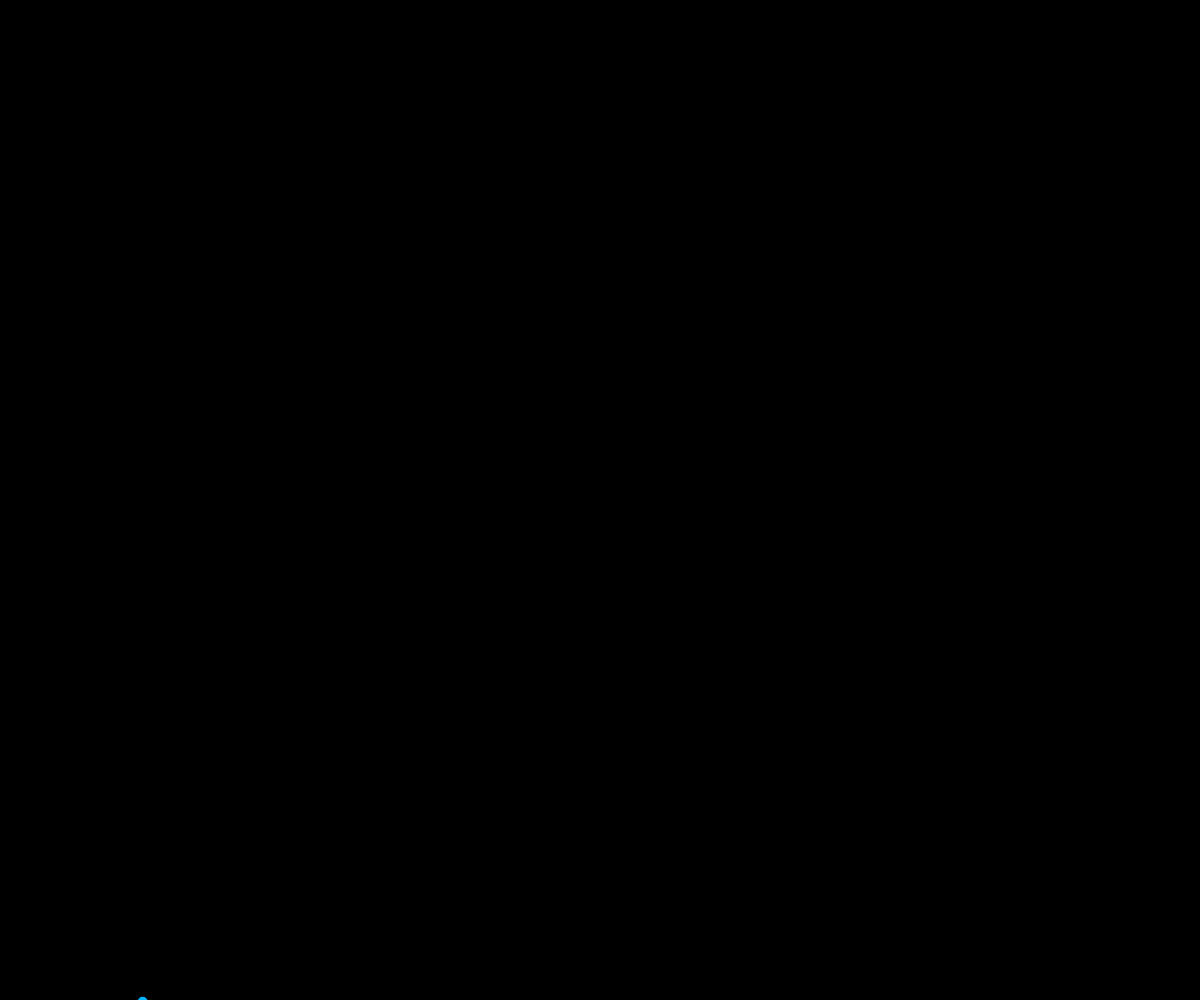
Frame 1 (no input)
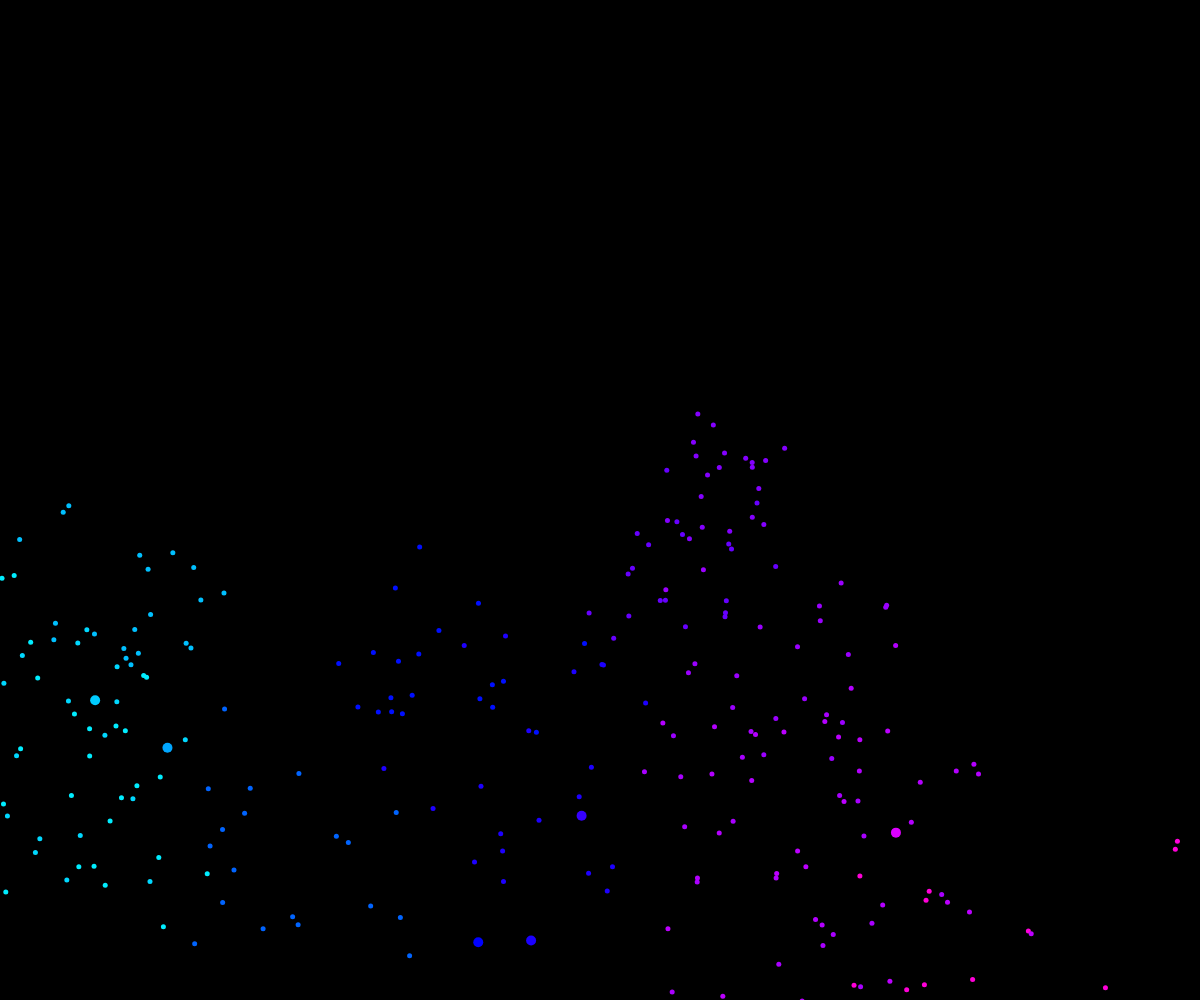
Frame 60 (no input)
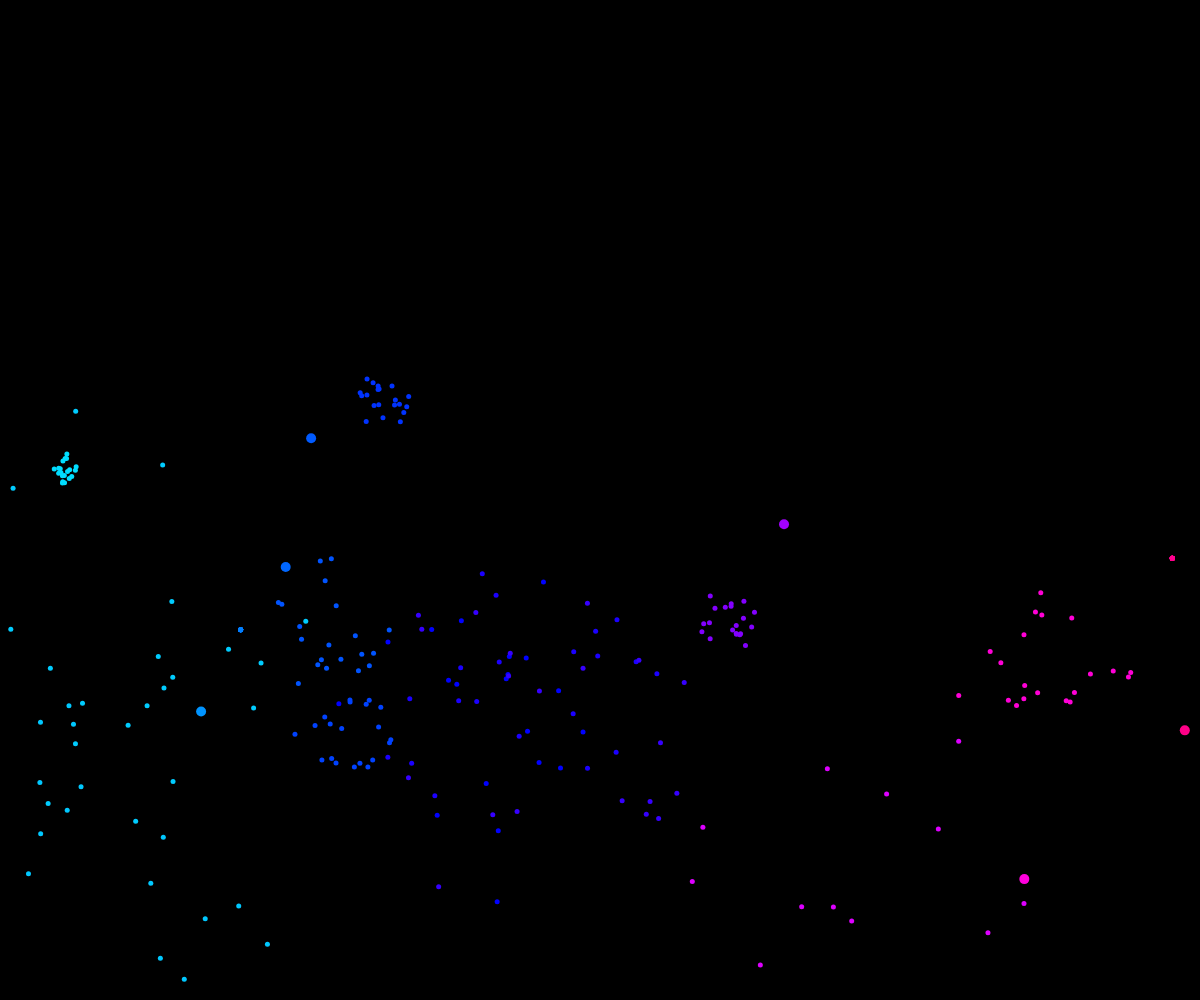
Frame 120 (the mouse pressed at the canvas centre since frame 60)

The p5.js sketch that drew these frames (run headless with seeded random() and noise() and a simulated clock; from frame 60 on, the mouse is pressed at the canvas centre):

// p5.js sketch
// ── sketch.js
let gravity;

const numFireworks = 20;
let fireworks = [];

function setup() {
    createCanvas(windowWidth, windowHeight);
    colorMode(HSB, 360, 100, 100);
    gravity = createVector(0, 0.5);

    for (let i = 0; i < numFireworks; i++) {
        fireworks.push(new Firework(random(width), random(height, height + 50), 10));
    }

    noStroke();
}

function draw() {
    background(0, 0, 0);
    for (let i = fireworks.length - 1; i >= 0; i--) {
        const f = fireworks[i];
        f.render();
        f.update();

        if (f.startedFalling()) {
            f.explode();
        }

        if (f.hitGround()) {
            f.reset();
        }
    }
}

// ── Firework.js
class Firework {
    constructor(x, y, size) {
        this.numParticles = 5
        this.particles = []

        this.exploded = false

        this.pos = createVector(x, y);
        this.size = size;

        this.vel = createVector(0, random(-20, -10));

        let hue = map(this.pos.x, 0, width, 180, 330);
        this.col = color(hue, 100, 100);
    }

    render() {
        if (this.particles.length == 0) {
            fill(this.col);
            circle(this.pos.x, this.pos.y, this.size);
            return;
        }

        for (let part of this.particles) {
            part.render();
        }
    }

    update() {
        this.vel.add(gravity);
        this.pos.add(this.vel);

        for (let i = this.particles.length - 1; i >= 0; i--) {
            let part = this.particles[i];
            part.update();
        }
    }

    startedFalling() {
        return this.vel.y >= 0;
    }

    explode() {
        if (!this.exploded) {
            for (let i = 0; i < numFireworks; i++) {
                const v = p5.Vector.random2D().mult(random(2, 8));
                this.particles.push(new Particle(this.pos.x, this.pos.y, v, 5, this.col));
            }
        }

        this.exploded = true;
    }

    hitGround() {
        return this.pos.y > height + this.size;
    }

    reset() {
        this.pos = createVector(random(width), height);
        this.vel = createVector(0, random(-25, -15));
        let hue = map(this.pos.x, 0, width, 180, 330);
        this.col = color(hue, 100, 100);
        this.particles = [];
        this.exploded = false;
    }
}

// ── Particle.js
class Particle extends Firework {
    constructor(x, y, vel, size, col) {
        super(x, y, size);
        this.vel = vel;
        this.col = col;
    }

    render() {
        fill(this.col);
        circle(this.pos.x, this.pos.y, this.size);
    }

    update() {
        this.vel.add(gravity);
        this.pos.add(this.vel);
    }
}
